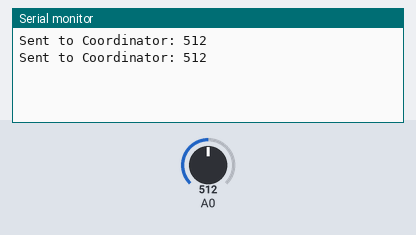
Bench run of a sketch on a simulated Arduino Mega 2560, built with avr-gcc and run on an emulated ATmega2560. Shown: the last lines printed to the serial monitor. The inputs (shaded band) are chosen by the test bench; at power-on: A0 = 512.

Above: at 2.8 s.
2.9 s: A0 set to 716
At 4.4 s:
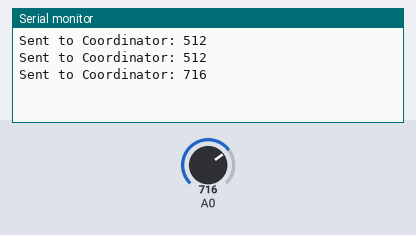
5.6 s: A0 set to 900
At 7.2 s:
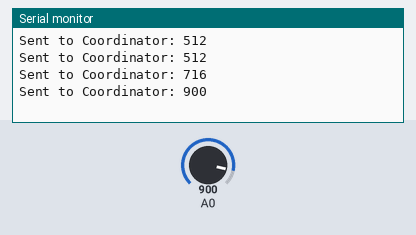
Timing chart, 0 to 8.7 s (numbered marks = the images above; inputs shaded):
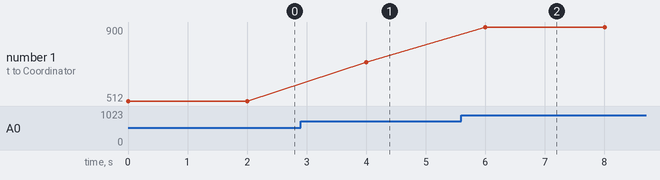

Measured:
- after the input at 2.9 s, the serial monitor: prints a new line after 1.1 s (image 1)
- after the input at 5.6 s, the serial monitor: prints a new line after 0.40 s (image 2)
- plotted number 1: 512 → 716 after the input at 2.9 s, 716 → 900 after the input at 5.6 s

The sketch:

Slave_node.ino
```cpp
// Slave XBee (ATMega4808 / End Device)

// Development

#include <Arduino.h>

void setup() {
  Serial1.begin(9600);  // XBee connected to Serial1
  Serial.begin(9600);   // Optional: Debugging on Serial USB
}

void loop() {
  // Simulate sensor reading
  int sensorValue = analogRead(A0);

  // Send value to Coordinator
  Serial1.print("Sensor: ");
  Serial1.println(sensorValue);

  // Optional: Debug print
  Serial.print("Sent to Coordinator: ");
  Serial.println(sensorValue);

  delay(2000);  // Send every 2 seconds
}
```
